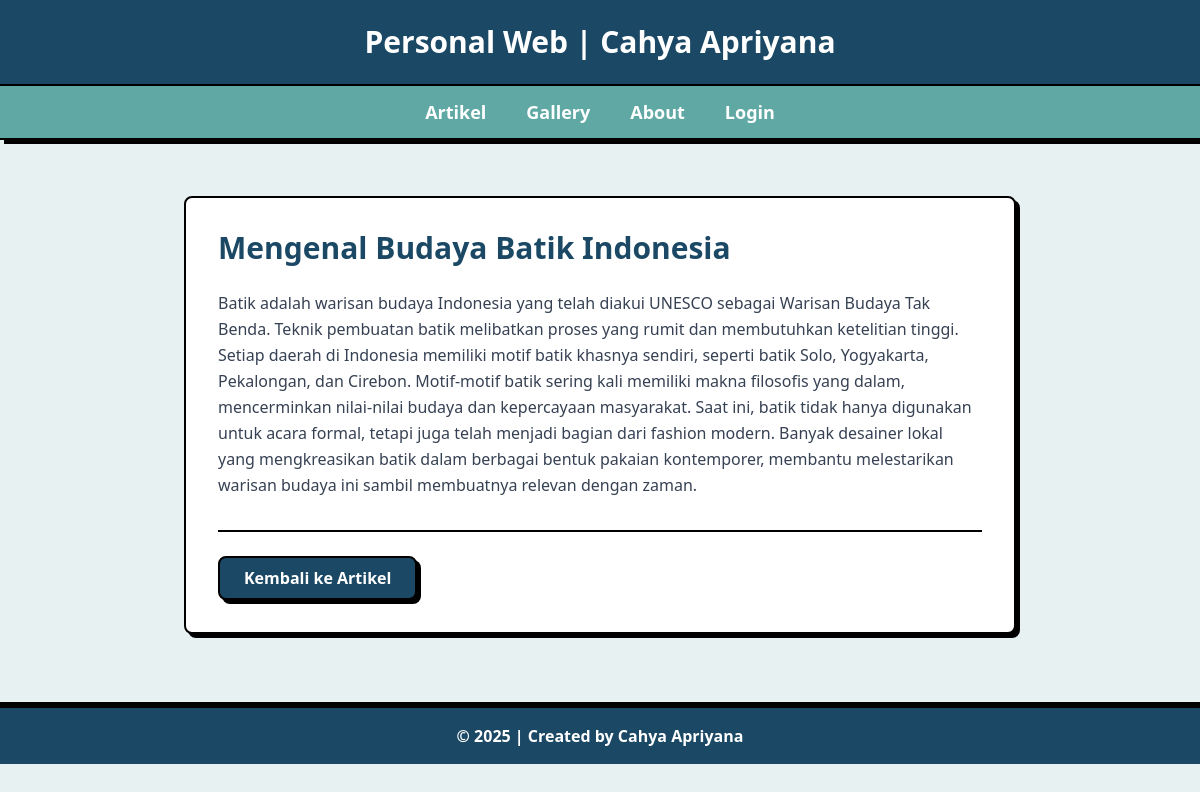
Page /artikel.php?id=8 on the committed database.
### tables this page shows
CREATE TABLE `tbl_artikel` (
  `id_artikel` int(5) NOT NULL,
  `nama_artikel` text NOT NULL,
  `label` varchar(50) DEFAULT NULL,
  `isi_artikel` text NOT NULL
);

### artikel.php (the view, shortened to what this page needs)
<?php include "koneksi.php"; ?>
<!DOCTYPE html>
<html lang="en">
<head>
<link href="src/output.css" rel="stylesheet">
</head>
<body class="bg-[#E8F1F2] text-gray-800 font-['Segoe UI', 'San Francisco', 'Roboto', sans-serif] min-h-screen">
<header class="bg-[#1B4965] border-b-2 border-black text-white text-center py-6 shadow-[4px_4px_0px_0px_rgba(0,0,0,1)] text-2xl md:text-3xl font-['Segoe UI', 'San Francisco', 'Roboto', sans-serif] font-black">
Personal Web | Cahya Apriyana
</header>
<nav class="bg-[#5FA8A3] border-b-2 border-black text-white py-3 shadow-[4px_4px_0px_0px_rgba(0,0,0,1)]">
<ul class="flex justify-center space-x-10 font-bold text-lg">
<li><a href="index.php" class="hover:underline hover:text-[#1B4965] transition-all">Artikel</a></li>
<li><a href="gallery.php" class="hover:underline hover:text-[#1B4965] transition-all">Gallery</a></li>
<li><a href="about.php" class="hover:underline hover:text-[#1B4965] transition-all">About</a></li>
<li><a href="admin/login.php" class="hover:underline hover:text-[#1B4965] transition-all">Login</a></li>
</ul>
</nav>
<main class="max-w-4xl mx-auto p-4 md:p-8 mt-6">
<?php
if(isset($_GET['id'])) {
    $id = $_GET['id'];
    $sql = "SELECT * FROM tbl_artikel WHERE id_artikel = '$id'";
    $query = mysqli_query($db, $sql);
    if(mysqli_num_rows($query) > 0) {
        $data = mysqli_fetch_array($query);
        echo "<article class='bg-white border-2 border-black p-6 md:p-8 rounded-lg shadow-[4px_4px_0px_0px_rgba(0,0,0,1)]'>";
        echo "<h1 class='text-3xl font-black text-[#1B4965] mb-6'>" . htmlspecialchars($data['nama_artikel']) . "</h1>";
        echo "<div class='prose prose-lg max-w-none'>";
        echo "<p class='text-gray-700 leading-relaxed'>" . nl2br(htmlspecialchars($data['isi_artikel'])) . "</p>";
        echo "</div>";
        echo "<div class='mt-8 pt-6 border-t-2 border-black'>";
        echo "<a href='index.php' class='inline-block bg-[#1B4965] text-white px-6 py-2 rounded-lg border-2 border-black shadow-[4px_4px_0px_0px_rgba(0,0,0,1)] hover:shadow-[6px_6px_0px_0px_rgba(0,0,0,1)] hover:translate-x-[2px] hover:translate-y-[2px] transition-all duration-200 font-bold'>Kembali ke Artikel</a>";
        echo "</div>";
        echo "</article>";
    }
}
?>
</main>
<footer class="bg-[#1B4965] border-t-2 border-black text-white text-center py-4 mt-10 shadow-[0_-4px_0px_0px_rgba(0,0,0,1)] font-bold">
&copy; <?php echo date('Y'); ?> | Created by Cahya Apriyana
</footer>
</body>
</html>

### rows in the picture
tbl_artikel: nama_artikel "Mengenal Budaya Batik Indonesia", isi_artikel "Batik adalah warisan budaya Indonesia yang telah diakui UNESCO sebagai Warisan Budaya Tak Benda. Teknik pembuatan batik melibatkan proses yang rumit dan membutuhkan ketelitian tinggi. Setiap daerah di Indonesia memiliki motif batik khasnya sendiri, seperti batik Solo, Yogyakarta, Pekalongan, dan Cirebon. Motif-motif batik sering kali memiliki makna filosofis yang dalam, mencerminkan nilai-nilai budaya dan kepercayaan masyarakat. Saat ini, batik tidak hanya digunakan untuk acara formal, tetapi juga telah menjadi bagian dari fashion modern. Banyak desainer lokal yang mengkreasikan batik dalam berbagai bentuk pakaian kontemporer, membantu melestarikan warisan budaya ini sambil membuatnya…"
